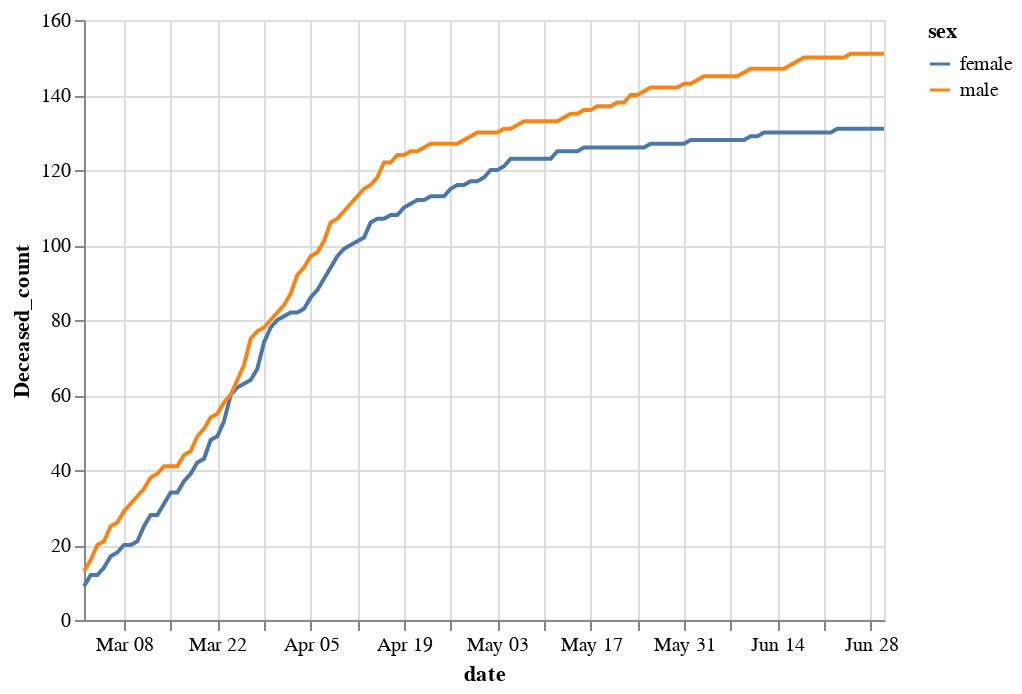

The code cell stored with this chart in its notebook:
### Code cell
# import altair as alt

alt.Chart(time_gender_df_group).mark_line().encode(
    x='date:T',
    y='Deceased_count:Q',
    color='sex:N'
)

### Figure 1 — Vega-Lite specification as saved in the notebook (floating-point values rounded to 4 significant figures; data arrays with more than 128 entries replaced by an {"elided": "..."} marker saying what was removed)
{"config": {"view": {"continuousWidth": 400, "continuousHeight": 300}}, "data": {"name": "data-b755b811778a83ca43687591e0bfb7bc"}, "mark": "line", "encoding": {"color": {"type": "nominal", "field": "sex"}, "x": {"type": "temporal", "field": "date"}, "y": {"type": "quantitative", "field": "Deceased_count"}}, "$schema": "https://vega.github.io/schema/vega-lite/v4.8.1.json", "datasets": {"data-b755b811778a83ca43687591e0bfb7bc": {"elided": "242 records"}}}
